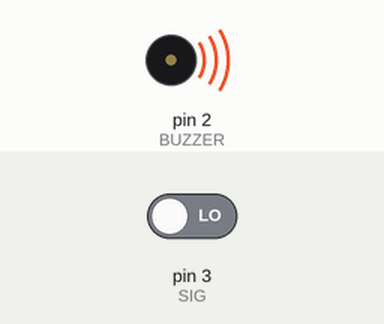
The sketch below on a simulated Arduino Uno, built with avr-gcc and run on an emulated ATmega328P. On the bench: buzzer (waves = sounding, pin HIGH). The test bench sets the inputs (shaded band); at power-on: pin 3 (SIG) LOW.

Above: at 1.2 s.
1.3 s: pin 3 (SIG) driven HIGH
At 1.6 s:
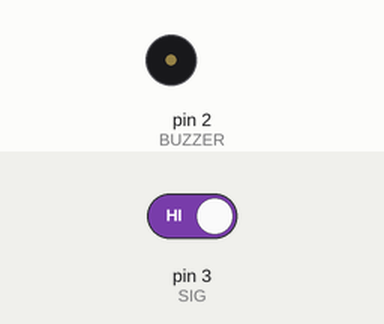
2.8 s: pin 3 (SIG) driven LOW
At 4.0 s:
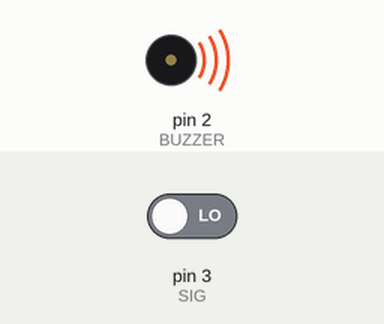
Timing chart, 0 to 5.8 s (numbered marks = the images above; inputs shaded):
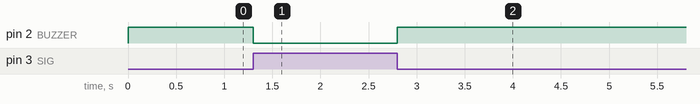

Measured:
- after the input at 1.3 s, pin 2 (BUZZER): HIGH → LOW at once
- after the input at 2.8 s, pin 2 (BUZZER): LOW → HIGH at once

The sketch:

touchBuzzer.ino
```cpp
const int SIG = 3;
const int BUZZER = 2;
void setup()
{
    Serial.begin(9600);
    pinMode(SIG, INPUT);
    pinMode(BUZZER, OUTPUT);
}

void loop()
{
    if(digitalRead(SIG))
      digitalWrite(BUZZER,LOW);
     else
     digitalWrite(BUZZER,HIGH);

}
```
